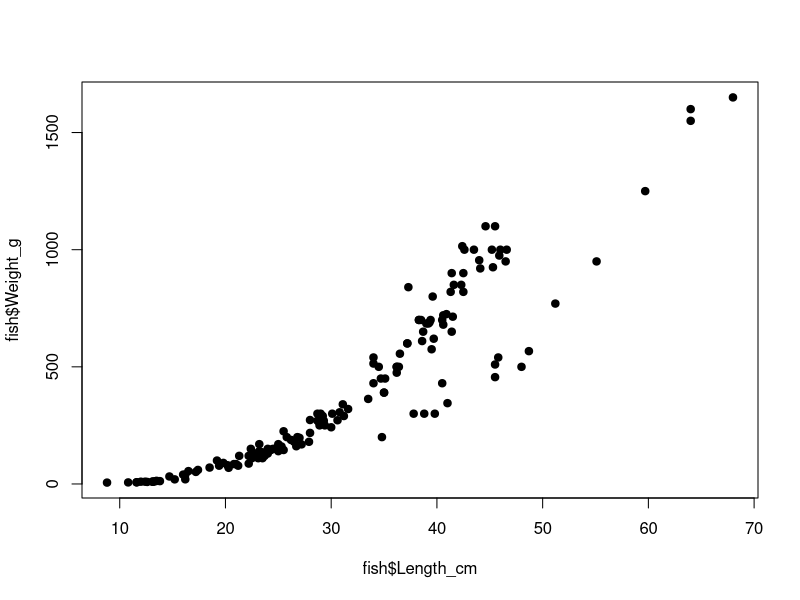
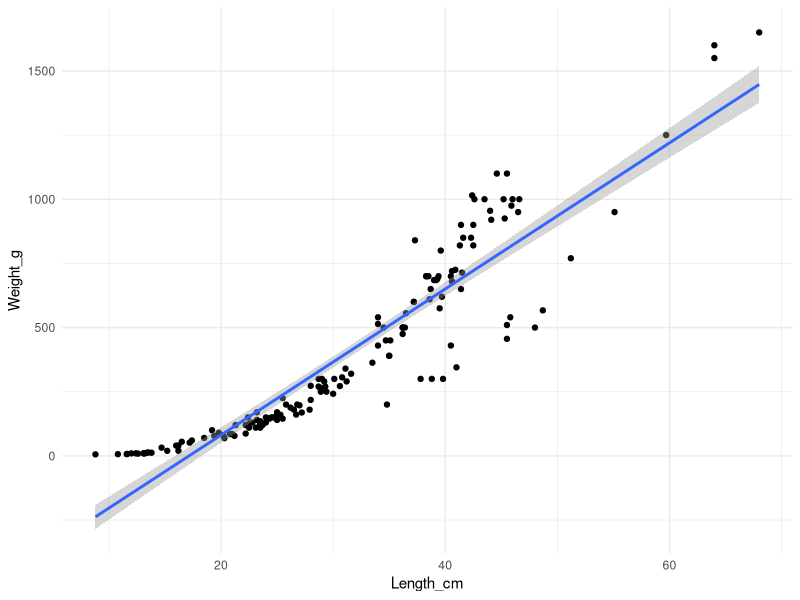
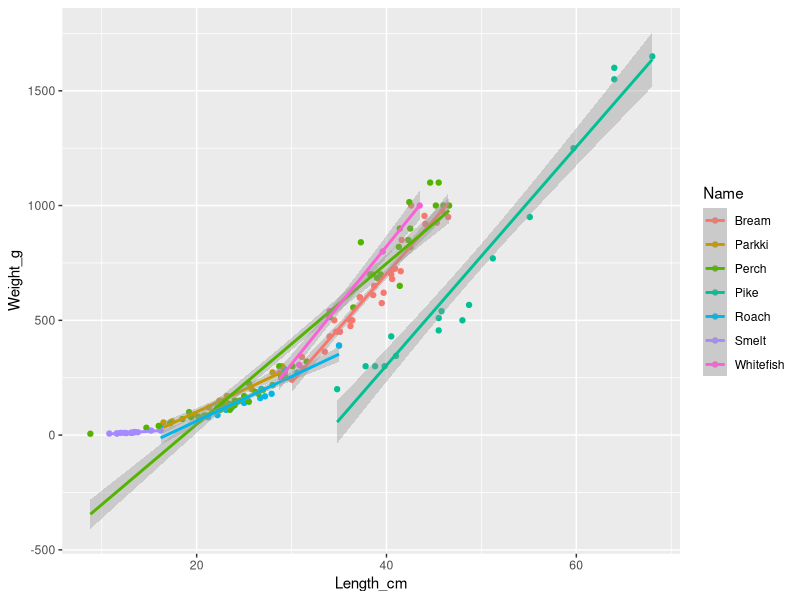

Source code (R) for these figures, in order:
## ---- chunk 1
library(broom)
library(tidyverse)
fish <- read_csv('fishCatchData.csv')
## ---- chunk 2
plot(fish$Length_cm, fish$Weight_g, pch=19)  
# (plot(x,y) puts x on x-axis and y on y-axis)
## ---- chunk 3
model <- lm(Weight_g ~ Length_cm, fish)
coef(model)
## ---- chunk 4
summary(model)
## ---- chunk 5
fish %>% ggplot(aes(x = Length_cm, y = Weight_g)) +
  geom_point() + geom_smooth(method = 'lm') +
  theme_minimal()
## ---- chunk 6
tibble(fish)
summary(fish)
## ---- chunk 7
fish <- mutate(fish, Name=factor(Name))
tibble(fish)
summary(fish)
## ---- chunk 8
str(fish)
## ---- chunk 9
fish %>% group_by(Name) %>% summarize(M=mean(Weight_g), SD = sd(Weight_g))
## ---- chunk 10
model_name <- lm (Weight_g ~ Name , fish)
summary(model_name)
## ---- chunk 11
model_name_ln <- lm (Weight_g ~ Name + Length_cm, fish)
summary(model_name_ln)
## ---- chunk 12
ggplot(data=fish, aes(x=Length_cm, y=Weight_g,color=Name)) + geom_point() + geom_smooth(method='lm') 
